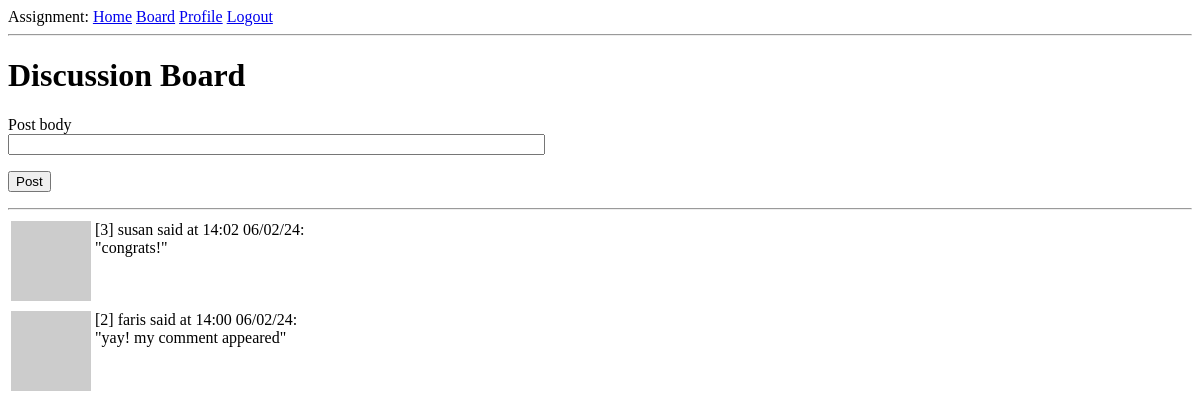
The app's page /board (signed in), older data.
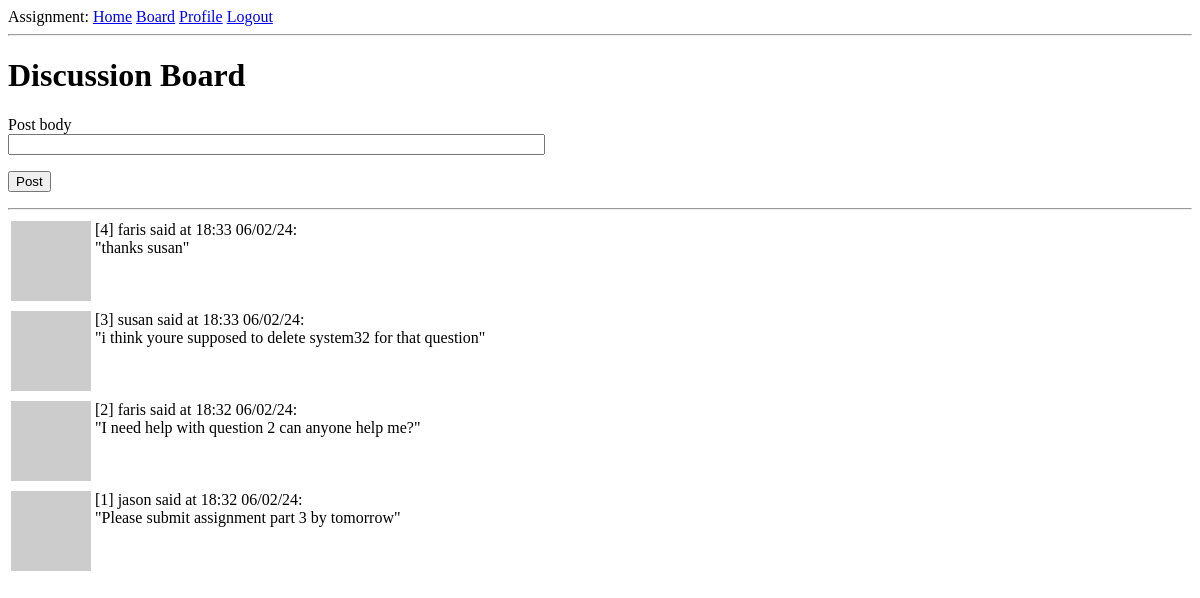
The same page, newer data.
### app/models.py (models this page shows, shortened)
class Post(db.Model):
    id: so.Mapped[int] = so.mapped_column(primary_key=True)
    body: so.Mapped[str] = so.mapped_column(sa.String(140))
    timestamp: so.Mapped[datetime] = so.mapped_column(
        index=True, default=lambda: datetime.now(timezone.utc))
    user_id: so.Mapped[int] = so.mapped_column(sa.ForeignKey(User.id),
                                               index=True)
    author: so.Mapped[User] = so.relationship(back_populates='posts')
    def get_ftime(self):
        return self.timestamp.strftime("%H:%M %d/%m/%y")

class User(UserMixin, db.Model):
    id: so.Mapped[int] = so.mapped_column(primary_key=True)
    username: so.Mapped[str] = so.mapped_column(sa.String(64), index=True,
                                                unique=True)
    email: so.Mapped[str] = so.mapped_column(sa.String(120), index=True,
                                             unique=True)
    password_hash: so.Mapped[Optional[str]] = so.mapped_column(sa.String(256))
    posts: so.WriteOnlyMapped['Post'] = so.relationship(
        back_populates='author')
    role: so.Mapped[int] = so.mapped_column(sa.Integer, default=-1, index=True, unique=False)
    def avatar(self, size):
        digest = md5(self.email.lower().encode('utf-8')).hexdigest()
        return f'https://www.gravatar.com/avatar/{digest}?d=identicon&s={size}'
    def is_admin(self):
        return self.role == 0

### app/routes.py (the view)
@app.route('/board', methods=['GET', 'POST'])
@login_required
def board():
    form = PostForm()
    if form.validate_on_submit():
        post = Post(body=form.body.data, user_id=current_user.id,)
        db.session.add(post)
        db.session.commit()
        flash('Posted!')
        return redirect(url_for('board'))
    return render_template('board.html',
                            title='Discussion Board',
                                posts= db.session.scalars(sa.select(Post).order_by(sa.desc(Post.timestamp))).all(),
                                form = form)

### app/forms.py
class PostForm(FlaskForm):
    body = StringField('Post body', validators=[DataRequired()])
    submit = SubmitField('Post')

### app/models.py (called while the page is built)
@login.user_loader
def load_user(id):
    return db.session.get(User, int(id))

### app/templates/board.html (shortened to what this page needs)
{% extends "base.html" %}
{% block content %}
    <h1>Discussion Board</h1>
    <form action="" method="post">
        <p>
            {{ form.body.label }}<br>
            {{ form.body(size=64) }}<br>
        </p>
        <p>{{ form.submit() }}</p>
    <hr>
    {% for post in posts %}
        {% include '_post.html' %}
    {% endfor %}
{% endblock %}

### app/templates/_post.html
<table>
    <tr valign="top">
        <td><img src="{{ post.author.avatar(36) }}"></td>
        <td>[{{ post.id }}] {{ post.author.username }} said at {{ post.get_ftime() }}:<br>"{{ post.body }}"</td>
</tr>
</table>

Row changes from the older to the newer data that the page shows:
added Post: id "4", author.username "faris", get_ftime "18:33 06/02/24", body "thanks susan"
changed Post "susan": get_ftime "14:02 06/02/24" → "18:33 06/02/24"; body "congrats!" → "i think youre supposed to delete system32 for that question"
changed Post id 2: get_ftime "14:00 06/02/24" → "18:32 06/02/24"; body "yay! my comment appeared" → "I need help with question 2 can anyone help me?"
added Post: id "1", author.username "jason", get_ftime "18:32 06/02/24", body "Please submit assignment part 3 by tomorrow"
